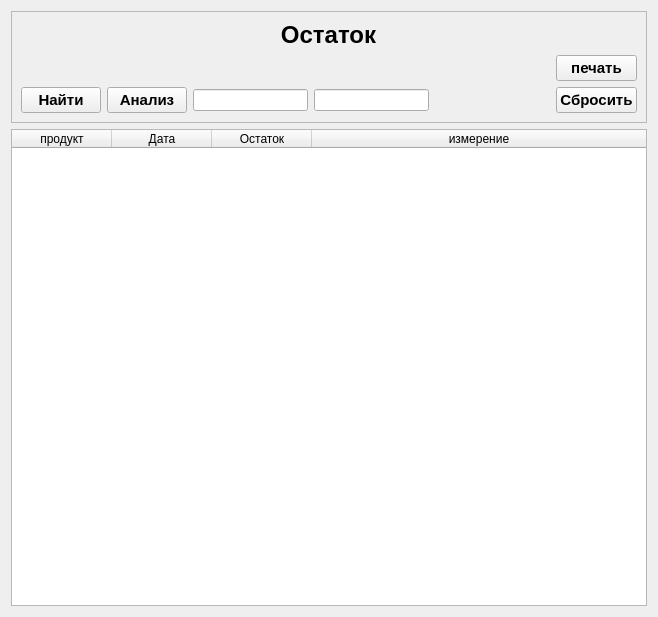
<?xml version="1.0" encoding="UTF-8"?>
<ui version="4.0">
 <class>W_ostatok</class>
 <widget class="QWidget" name="W_ostatok">
  <property name="geometry">
   <rect>
    <x>0</x>
    <y>0</y>
    <width>658</width>
    <height>617</height>
   </rect>
  </property>
  <property name="windowTitle">
   <string>Form</string>
  </property>
  <layout class="QVBoxLayout" name="verticalLayout">
   <item>
    <widget class="QFrame" name="F_tipPanel">
     <property name="minimumSize">
      <size>
       <width>0</width>
       <height>100</height>
      </size>
     </property>
     <property name="frameShape">
      <enum>QFrame::StyledPanel</enum>
     </property>
     <property name="frameShadow">
      <enum>QFrame::Raised</enum>
     </property>
     <layout class="QGridLayout" name="gridLayout">
      <item row="0" column="1" colspan="4">
       <widget class="QLabel" name="L_title">
        <property name="styleSheet">
         <string notr="true">font-size:24px;
font-weight:bold;</string>
        </property>
        <property name="text">
         <string>Остаток</string>
        </property>
        <property name="alignment">
         <set>Qt::AlignCenter</set>
        </property>
       </widget>
      </item>
      <item row="2" column="5">
       <widget class="QPushButton" name="PB_reset">
        <property name="styleSheet">
         <string notr="true">font-size:15px;
font-weight:bold;</string>
        </property>
        <property name="text">
         <string>Сбросить</string>
        </property>
       </widget>
      </item>
      <item row="2" column="0">
       <widget class="QPushButton" name="PB_find">
        <property name="cursor">
         <cursorShape>PointingHandCursor</cursorShape>
        </property>
        <property name="styleSheet">
         <string notr="true">font-size:15px;
font-weight:bold;</string>
        </property>
        <property name="text">
         <string>Найти</string>
        </property>
       </widget>
      </item>
      <item row="2" column="1">
       <widget class="QPushButton" name="PB_analize">
        <property name="cursor">
         <cursorShape>PointingHandCursor</cursorShape>
        </property>
        <property name="styleSheet">
         <string notr="true">font-size:15px;
font-weight:bold;</string>
        </property>
        <property name="text">
         <string>Анализ</string>
        </property>
       </widget>
      </item>
      <item row="2" column="2">
       <widget class="QLineEdit" name="LE_before"/>
      </item>
      <item row="2" column="4">
       <spacer name="horizontalSpacer_2">
        <property name="orientation">
         <enum>Qt::Horizontal</enum>
        </property>
        <property name="sizeHint" stdset="0">
         <size>
          <width>40</width>
          <height>20</height>
         </size>
        </property>
       </spacer>
      </item>
      <item row="2" column="3">
       <widget class="QLineEdit" name="LE_after"/>
      </item>
      <item row="1" column="5">
       <widget class="QPushButton" name="PB_print">
        <property name="cursor">
         <cursorShape>PointingHandCursor</cursorShape>
        </property>
        <property name="styleSheet">
         <string notr="true">font-size:15px;
font-weight:bold;</string>
        </property>
        <property name="text">
         <string>печать</string>
        </property>
       </widget>
      </item>
     </layout>
    </widget>
   </item>
   <item>
    <widget class="QTableWidget" name="TW_ostatok">
     <property name="horizontalScrollBarPolicy">
      <enum>Qt::ScrollBarAsNeeded</enum>
     </property>
     <attribute name="horizontalHeaderCascadingSectionResizes">
      <bool>false</bool>
     </attribute>
     <attribute name="horizontalHeaderShowSortIndicator" stdset="0">
      <bool>false</bool>
     </attribute>
     <attribute name="horizontalHeaderStretchLastSection">
      <bool>true</bool>
     </attribute>
     <column>
      <property name="text">
       <string>продукт</string>
      </property>
     </column>
     <column>
      <property name="text">
       <string>Дата</string>
      </property>
     </column>
     <column>
      <property name="text">
       <string>Остаток</string>
      </property>
     </column>
     <column>
      <property name="text">
       <string>измерение</string>
      </property>
     </column>
    </widget>
   </item>
  </layout>
 </widget>
 <resources/>
 <connections/>
</ui>
